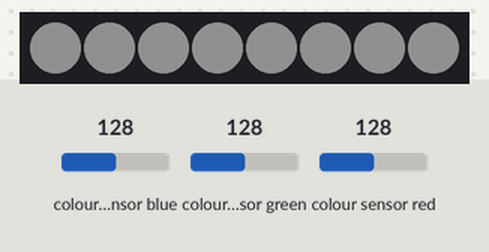
A sketch run on a simulated Arduino Uno, built with avr-gcc and run on an emulated ATmega328P. On the bench: 8 RGB LEDs in strip order, left to right. The inputs (shaded band) are chosen by the test bench; at power-on: colour sensor blue 128, colour sensor green 128, colour sensor red 128. Dim RGB values are drawn brighter than linear.

Above: at 1.2 s.
1.3 s: colour sensor blue set to 5
At 2.6 s:
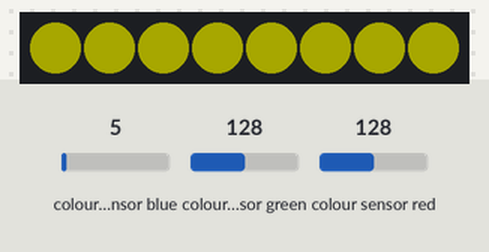
2.9 s: colour sensor green set to 5
At 4.0 s:
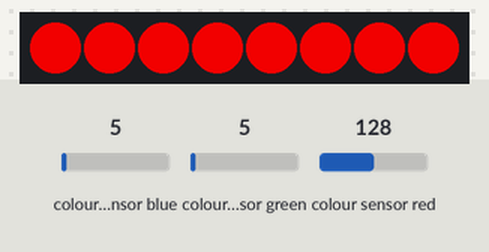
4.5 s: colour sensor blue set to 128
At 5.2 s:
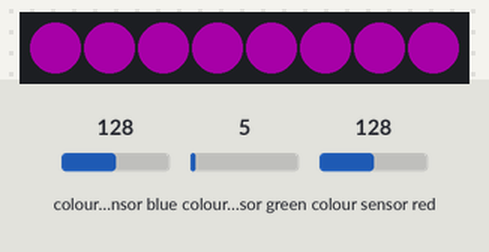
6.1 s: colour sensor red set to 5
At 7.4 s:
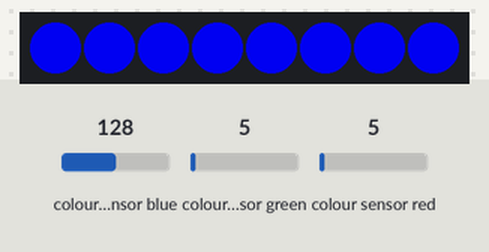
7.7 s: colour sensor green set to 128
At 9.0 s:
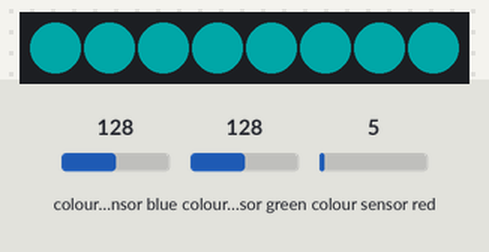
9.3 s: colour sensor blue set to 64
At 10.2 s:
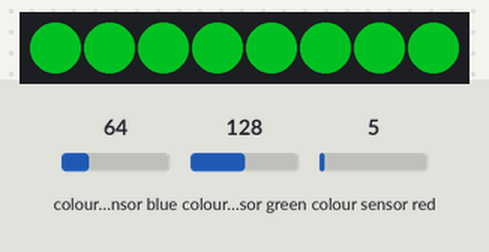
Timing chart, 0 to 11.9 s (numbered marks = the images above; inputs shaded):
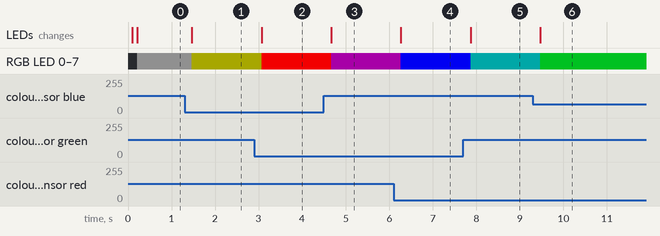

Measured:
- after the input at 1.3 s, RGB LED 0–7: RGB(16, 16, 16) → RGB(42, 42, 0) after 0.17 s; the LEDs: change after 0.17 s (image 1)
- after the input at 2.9 s, RGB LED 0–7: RGB(42, 42, 0) → RGB(212, 0, 0) after 0.17 s; the LEDs: change after 0.17 s (image 2)
- after the input at 4.5 s, RGB LED 0–7: RGB(212, 0, 0) → RGB(42, 0, 42) after 0.17 s; the LEDs: change after 0.17 s (image 3)
- after the input at 6.1 s, RGB LED 0–7: RGB(42, 0, 42) → RGB(0, 0, 212) after 0.17 s; the LEDs: change after 0.17 s (image 4)
- after the input at 7.7 s, RGB LED 0–7: RGB(0, 0, 212) → RGB(0, 42, 42) after 0.17 s; the LEDs: change after 0.17 s (image 5)
- after the input at 9.3 s, RGB LED 0–7: RGB(0, 42, 42) → RGB(0, 87, 15) after 0.17 s; the LEDs: change after 0.17 s (image 6)

The sketch:

colorsensor_neopixel.ino
```cpp
#include <Wire.h>
#include <Adafruit_NeoPixel.h>
#include "Adafruit_TCS34725.h"


/**
 * Connect TCS3725 SCL to Analog Pin 5
 * Connect TCS3725 SDA to Analog Pin 4
 */
const int NEOPIXEL_PIN = 3;
const int NUM_NEOPIXELS = 8;


// our RGB -> eye-recognized gamma color
byte gammatable[256];

int counter = 0;

Adafruit_NeoPixel pixelStrip = Adafruit_NeoPixel(NUM_NEOPIXELS, NEOPIXEL_PIN, NEO_GRB + NEO_KHZ800);
Adafruit_TCS34725 tcs = Adafruit_TCS34725(TCS34725_INTEGRATIONTIME_50MS, TCS34725_GAIN_4X);
//Adafruit_TCS34725 tcs = Adafruit_TCS34725();

void setup() {
  Serial.begin(9600);


  // thanks PhilB for this gamma table!
  // it helps convert RGB colors to what humans see
  for (int i=0; i<256; i++) {
    float x = i;
    x /= 255;
    x = pow(x, 2.5);
    x *= 255;


      gammatable[i] = x;
    //Serial.println(gammatable[i]);
  }

  counter = 0;
  pixelStrip.begin();
}

void loop() {

  uint16_t clear, red, green, blue;
  tcs.getRawData(&red, &green, &blue, &clear);

  tcs.setInterrupt(false);      // turn on LED
  delay(60);  // takes 50ms to read
  tcs.setInterrupt(true);  // turn off LED

  /*
  counter++;
  if (counter > 255) {
    counter = 0;
  }
  */

  // Figure out some basic hex code for visualization
  uint32_t sum = clear;
  float r, g, b;
  r = red; r /= sum;
  g = green; g /= sum;
  b = blue; b /= sum;
  r *= 256; g *= 256; b *= 256;


  /*
  Serial.print("C:\t"); Serial.print(clear);
  Serial.print("\tR:\t"); Serial.print(r);
  Serial.print("\tG:\t"); Serial.print(g);
  Serial.print("\tB:\t"); Serial.print(b);
  Serial.println();
  */


  colorWipe(pixelStrip.Color(gammatable[(int)r], gammatable[(int)g], gammatable[(int)b]), 0);
}


// Fill the dots one after the other with a color
void colorWipe(uint32_t c, uint8_t wait) {
  for(uint16_t i=0; i<pixelStrip.numPixels(); i++) {
      pixelStrip.setPixelColor(i, c);
      pixelStrip.show();
      delay(wait);
  }
}
```
